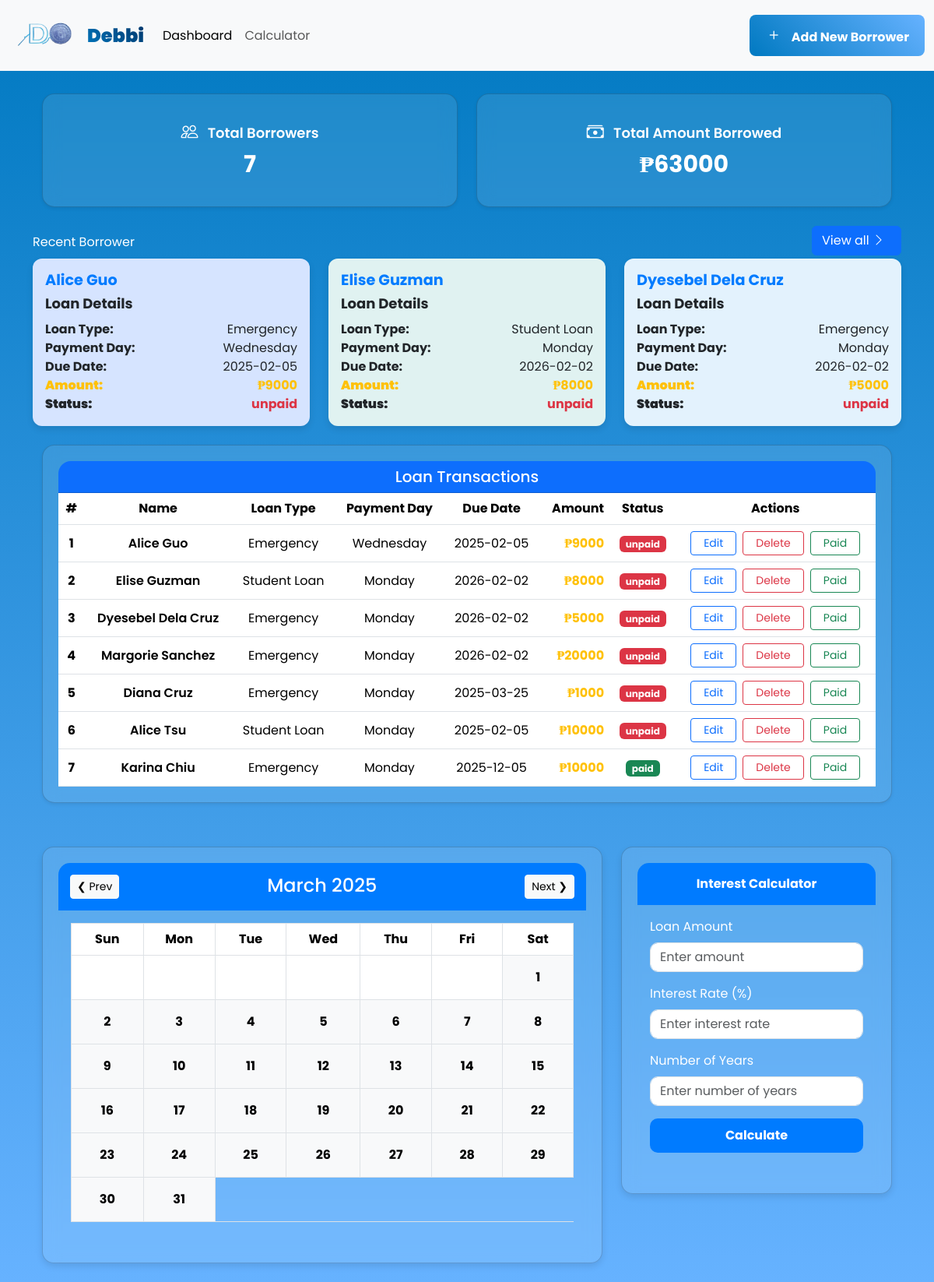
The app's page /borrowers, older data.
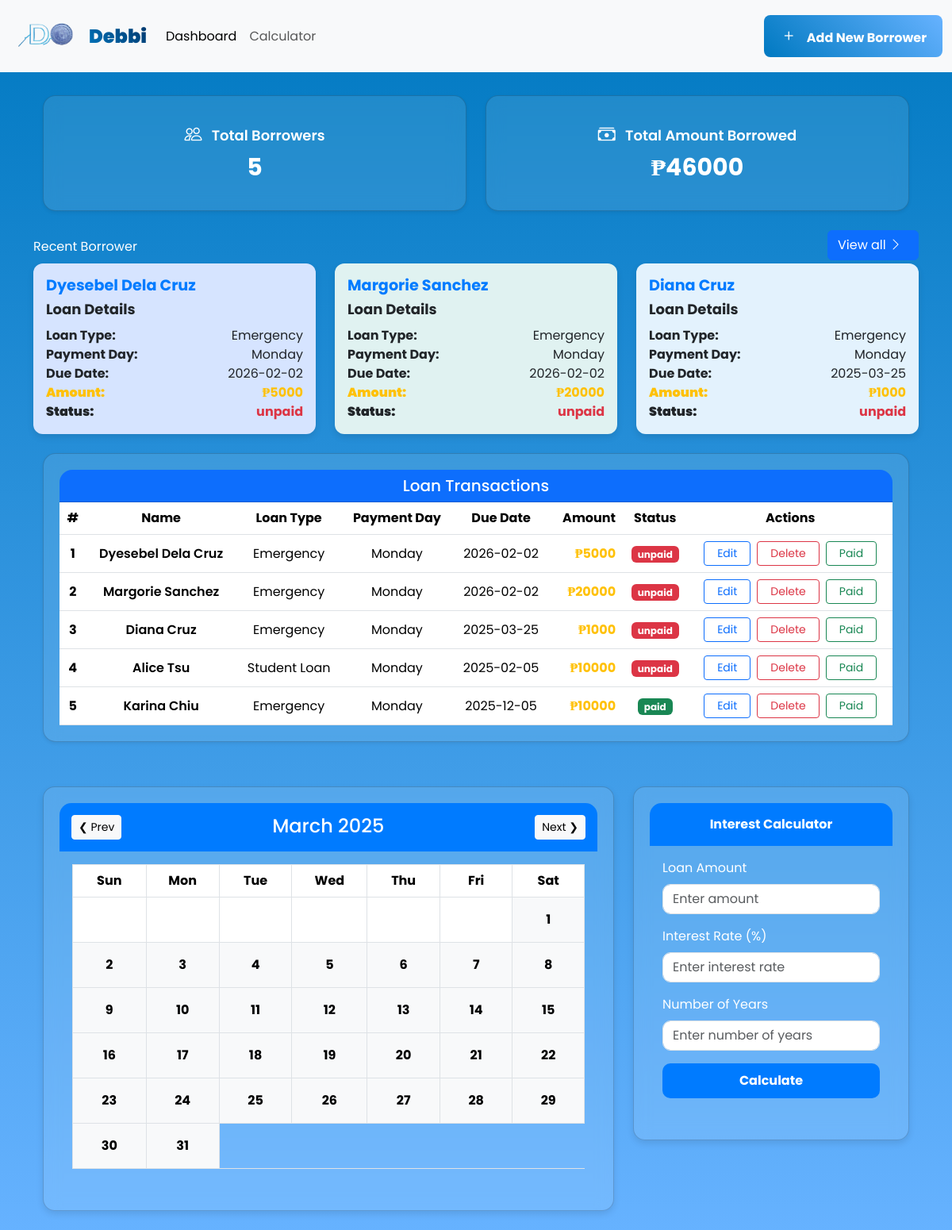
The same page, newer data.
### tables this page shows
CREATE TABLE "borrower" (
                    id INTEGER PRIMARY KEY AUTOINCREMENT,
                    name TEXT NOT NULL,
                    loan_type TEXT NOT NULL,
                    day_of_payment TEXT NOT NULL,
                    due_date TEXT NOT NULL,
                    amount INT NOT NULL           
        , status TEXT DEFAULT 'unpaid');

### app.py (the view)
@app.route('/borrowers')
def view_borrowers():
    conn = sqlite3.connect('debtorg.db')
    ams = conn.cursor()
    ams.execute("SELECT * FROM borrower ORDER BY id DESC")
    borrowers = ams.fetchall()
    ams.execute("SELECT COUNT(DISTINCT id) FROM borrower")
    borrower_count = ams.fetchone()[0]
    ams.execute("SELECT SUM(amount) FROM borrower")
    total_amount = ams.fetchone()[0] or 0  # Handle None case
    conn.close()
    return render_template('borrowers.html', borrowers=borrowers, borrower_count=borrower_count, total_amount=total_amount)

### templates/borrowers.html (shortened to what this page needs)
<!DOCTYPE html>
<html>
<head>
    <link href="https://cdn.jsdelivr.net/npm/bootstrap@5.3.3/dist/css/bootstrap.min.css" rel="stylesheet">
    <link rel="stylesheet" href="https://cdn.jsdelivr.net/npm/bootstrap-icons/font/bootstrap-icons.css">
    <link rel="stylesheet" href="{{ url_for('static', filename='styles/style1.css') }}">
</head>
<body>
    <nav class="navbar navbar-expand-lg bg-body-tertiary">
        <div class="container-fluid">
            <img src="{{ url_for('static', filename='app.png') }}" alt="Logo" style="width: 100px; height: auto;">
          <a class="navbar-brand" href="/borrowers"><b>Debbi</b></a>
          <div class="collapse navbar-collapse" id="navbarNavDropdown">
            <ul class="navbar-nav">
                <li class="nav-item">
                    <a class="nav-link active" aria-current="page" href="/borrowers">Dashboard</a>
                </li>
                <li class="nav-item">
                    <a class="nav-link" href="#calc">Calculator</a>
                </li>
            </ul>
            <button type="button" class="btn btn-primary btn-gradient ms-auto" data-bs-toggle="modal" data-bs-target="#addBorrowerModal">
                <i class="bi bi-plus"></i> Add New Borrower
            </button>
        </div>
        </div>
      </nav>
    <div class="container mt-3">
        <div class="container text-center mb-4">
            <div class="row">
                <div class="col-md-6">
                    <div class="card shadow-sm">
                        <div class="card-body">
                            <h5 class="card-title"><i class="bi bi-people"></i> Total Borrowers</h5>
                            <p class="card-text display-6">{{ borrower_count }}</p>
                        </div>
                    </div>
                </div>
                <div class="col-md-6">
                    <div class="card shadow-sm">
                        <div class="card-body">
                            <h5 class="card-title"><i class="bi bi-cash-stack"></i> Total Amount Borrowed</h5>
                            <p class="card-text display-6">₱{{ total_amount }}</p>
                        </div>
                    </div>
                </div>
            </div>
        </div>
        <div class="row">
            <div class="d-flex justify-content-between align-items-center">
                <p class="text-white mb-0">Recent Borrower</p>
                {% if borrowers|length > 3 %}
                    <button class="btn btn-primary mb-1" onclick="location.href='#allItems'">
                        View all <i class="bi bi-chevron-right fs-6"></i>
                    </button>
                {% endif %}
            </div>
                {% for borrower in borrowers[:3] %}
                <div class="col-md-4">
                    <div class="borrower-card random-bg">
                        <h5 class="borrower-title">{{ borrower[1] }}</h5>
                        <h5 class="card-title fw-bold">Loan Details</h5>
                        <div class="d-flex justify-content-between">
                            <span><strong>Loan Type:</strong></span>
                            <span>{{ borrower[2] }}</span>
                        </div>
                        <div class="d-flex justify-content-between">
                            <span><strong>Payment Day:</strong></span>
                            <span>{{ borrower[3] }}</span>
                        </div>
                        <div class="d-flex justify-content-between">
                            <span><strong>Due Date:</strong></span>
                            <span>{{ borrower[4] }}</span>
                        </div>
                        <div class="d-flex justify-content-between text-warning fw-bold">
                            <span><strong>Amount:</strong></span>
                            <span>₱{{ borrower[5] }}</span>
                        </div>
                        <div class="d-flex justify-content-between fw-bold">
                            <span><strong>Status:</strong></span>
                           <span class="{{ 'text-danger' if borrower[6].strip().lower() == 'unpaid' else 'text-success' }}">
                        {{ borrower[6] }}
                    </span>
                        </div>
                    </div>
                </div>
                {% endfor %}
        </div>
        <section id="allItems" class="container py-2">
            <div class="card shadow-sm rounded-4 border-1">
                <div class="card-header bg-primary text-white rounded-top-4">
                    <h5 class="mb-0 text-center">Loan Transactions</h5>
                </div>
                <div class="card-body p-0">
                    <table class="table table-hover align-middle mb-0">
                        <thead class="bg-light text-secondary">
                            <tr>
                                <th class="text-center">#</th>
                                <th>Name</th>
                                <th>Loan Type</th>
                                <th>Payment Day</th>
                                <th>Due Date</th>
                                <th class="text-end">Amount</th>
                                <th class="text-center">Status</th>
                                <th class="text-center">Actions</th>
                            </tr>
                        </thead>
                        <tbody>
                            {% for borrower in borrowers %}
                            <tr class="border-bottom">
                                <td class="text-center fw-bold">{{ loop.index }}</td>
                                <td class="fw-semibold">{{ borrower[1] }}</td>
                                <td>{{ borrower[2] }}</td>
                                <td>{{ borrower[3] }}</td>
                                <td>{{ borrower[4] }}</td>
                                <td class="text-warning fw-bold text-end">₱{{ borrower[5] }}</td>
                                <td class="text-center">
                                    <span class="badge {% if borrower[6].strip().lower() == 'unpaid' %}bg-danger{% else %}bg-success{% endif %}">
                                        {{ borrower[6] }}
                                    </span>
                                </td>
                                <td class="text-center">
                                    <div class="d-flex justify-content-center gap-2">
                                        <a href="/edit/{{ borrower[0] }}" class="btn btn-sm btn-outline-primary px-3">Edit</a>
                                        <form action="/delete/{{ borrower[0] }}" method="POST" class="d-inline"
                                              onsubmit="return confirm('Do you want to delete this record?')">
                                            <button type="submit" class="btn btn-sm btn-outline-danger px-3">Delete</button>
                                        </form>
                                        <form action="/mark-paid/{{ borrower[0] }}" method="POST" class="d-inline"
                                              onsubmit="return confirm('Mark as paid?')">
                                            <button type="submit" class="btn btn-sm btn-outline-success px-3">Paid</button>
                                        </form>
                                    </div>
                                </td>
                            </tr>
                            {% endfor %}
                        </tbody>
                    </table>
                </div>
            </div>
        </section>
        <section id="calc">
            <div class="container mt-5">
                <div class="row">
                    <div class="col-md-8">
                        <div id="calendarCard" class="card card-custom">
                            <div class="header-custom">
                                <button class="btn btn-light btn-sm float-start" onclick="prevMonth()">&#10094; Prev</button>
                                <h4 id="monthYear" class="d-inline">March 2025</h4>
                                <button class="btn btn-light btn-sm float-end" onclick="nextMonth()">Next &#10095;</button>
                            </div>
                            <div class="card-body">
                                <table class="table table-bordered">
                                    <thead>
                                        <tr>
                                            <th>Sun</th>
                                            <th>Mon</th>
                                            <th>Tue</th>
                                            <th>Wed</th>
                                            <th>Thu</th>
                                            <th>Fri</th>
                                            <th>Sat</th>
                                        </tr>
                                    </thead>
                                    <tbody id="calendarBody"></tbody>
                                </table>
                            </div>
                        </div>
                    </div>
                    <div class="col-md-4">
                        <div id="calculatorCard" class="card card-custom">
                            <div class="header-custom">Interest Calculator</div>
                            <div class="card-body">
                                <form id="calculatorForm">
                                    <div class="mb-3">
                                        <label for="amount" class="form-label">Loan Amount</label>
                                        <input type="number" id="amount" class="form-control" placeholder="Enter amount">
                                    </div>
                                    <div class="mb-3">
                                        <label for="interestRate" class="form-label">Interest Rate (%)</label>
                                        <input type="number" id="interestRate" class="form-control" placeholder="Enter interest rate">
                                    </div>
                                    <div class="mb-3">
                                        <label for="years" class="form-label">Number of Years</label>
                                        <input type="number" id="years" class="form-control" placeholder="Enter number of years">
                                    </div>
                                    <button type="submit" class="btn-custom">Calculate</button>
                                </form>
                            </div>
                        </div>
                    </div>
                </div>
            </div>
        </section>
        <br>
    </div>
</body>
</html>

### static/styles/style1.css (style rules this page uses)
body { margin: 0; padding: 0; margin-top: 10%; min-height: 100vh; background: linear-gradient(to bottom, #0079C1, #66B2FF); font-family: Poppins; }
.navbar-brand { font-family: 'Poppins', sans-serif; font-size: 24px; font-weight: bold; background-image: linear-gradient(45deg, #0079C1, #003366); color: transparent; background-clip: text; -webkit-background-clip: text; display: inline-block; }
.navbar { position: fixed; top: 0; width: 100%; z-index: 1000; background: rgba(255, 255, 255, 0.8); transition: backdrop-filter 0.3s ease, background-color 0.3s ease; }
.btn-gradient { background: linear-gradient(45deg, #0079C1, #66B2FF); color: #fff; border: none; padding: 10px 20px; font-size: 16px; font-weight: bold; border-radius: 8px; transition: background 0.3s, transform 0.2s; }
.card { opacity: 0; transform: translateY(30px); animation: fadeUp 0.8s ease-out forwards; }
.card { background: rgba(255, 255, 255, 0.1); color: white; border-radius: 16px; padding: 20px; backdrop-filter: blur(10px); box-shadow: 0 4px 10px rgba(255, 255, 255, 0.2); transition: transform 0.3s ease-in-out, box-shadow 0.3s ease-in-out; }
.card-title { font-size: 18px; font-weight: 600; margin-bottom: 10px; }
.card-text { font-size: 30px; font-weight: bold; }
.bi { font-size: 22px; margin-right: 8px; }
.borrower-card { background: white; padding: 16px; border-radius: 12px; box-shadow: 0 4px 8px rgba(0, 0, 0, 0.1); margin-bottom: 16px; position: relative; transition: all 0.3s ease-in-out; }
.borrower-title { font-size: 1.2rem; font-weight: bold; margin-bottom: 8px; color: #007bff; font-family: Poppins; }
.card-custom { border-radius: 15px; box-shadow: 0px 4px 8px rgba(0, 0, 0, 0.1); overflow: hidden; }
.header-custom { background: #007bff; color: white; padding: 15px; text-align: center; font-weight: bold; border-top-left-radius: 15px; border-top-right-radius: 15px; }
.btn-custom { background: #007bff; border: none; color: white; width: 100%; padding: 10px; font-weight: bold; border-radius: 10px; transition: 0.3s; }
input.form-control { border-radius: 10px; }
table th, table td { text-align: center; padding: 10px; }

Row changes from the older to the newer data that the page shows:
removed borrower: name "Alice Guo", loan_type "Emergency", day_of_payment "Wednesday", due_date "2025-02-05", amount "9000", status "unpaid"
removed borrower: name "Elise Guzman", loan_type "Student Loan", day_of_payment "Monday", due_date "2026-02-02", amount "8000", status "unpaid"
now on one of the page's lists (row unchanged): borrower: name "Margorie Sanchez", loan_type "Emergency", day_of_payment "Monday", due_date "2026-02-02", amount "20000", status "unpaid"
now on one of the page's lists (row unchanged): borrower: name "Diana Cruz", loan_type "Emergency", day_of_payment "Monday", due_date "2025-03-25", amount "1000", status "unpaid"
Text that changed along with them:
{{ borrower_count }}: "7" → "5"
{{ total_amount }}: "63000" → "46000"
